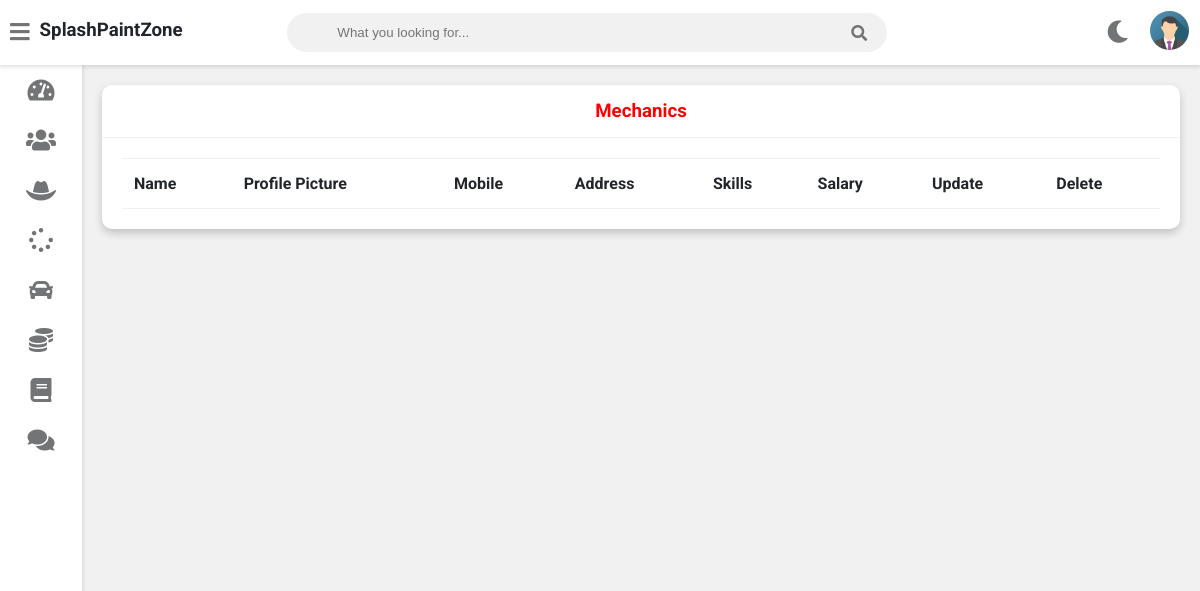
Before: /admin-view-mechanic (signed in) with the older database file.
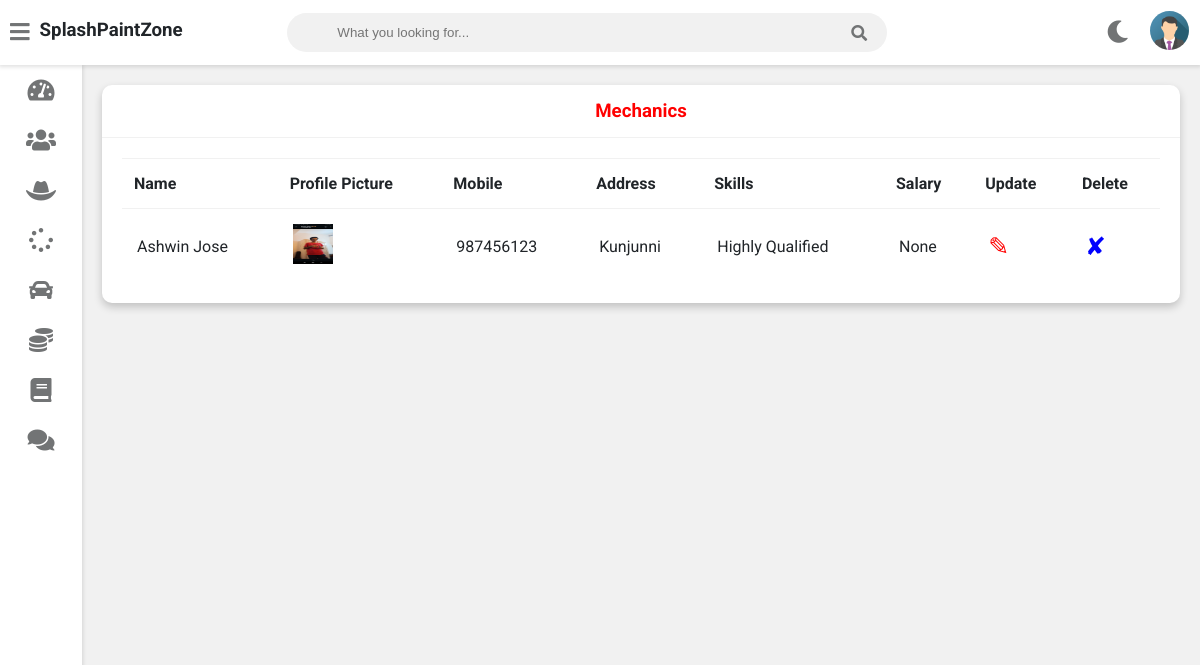
After: the same page with the newer database file.
### users/models.py (models this page shows, shortened)
class Mechanic(models.Model):
    user=models.OneToOneField(User,on_delete=models.CASCADE)
    profile_pic= models.ImageField(upload_to='profile_pic/MechanicProfilePic/',null=True,blank=True)
    address = models.CharField(max_length=40)
    mobile = models.CharField(max_length=20,null=False)
    skill = models.CharField(max_length=500,null=True)
    salary=models.PositiveIntegerField(null=True)
    status=models.BooleanField(default=False)
    @property
    def get_name(self):
        return self.user.first_name+" "+self.user.last_name

### users/views.py (the view)
# urls.py: path('admin-view-mechanic',views.admin_view_mechanic_view,name='admin-view-mechanic'),
@login_required(login_url='adminlogin')
def admin_view_mechanic_view(request):
    mechanics=models.Mechanic.objects.all()
    return render(request,'admin/admin_view_mechanic.html',{'mechanics':mechanics})

### users/templates/admin/admin_view_mechanic.html
{% extends 'admin/adminbase.html' %}
{% block content %}
{% load static %}
	<div class="wrapper">
		<div class="row">
			<div class="col-12 col-m-12 col-sm-12">
				<div class="card">
					<div class="card-header">
						<h3 style="color:red; text-align:center" >Mechanics
						</h3>
					</div>
					<div class="card-content">
						<table>
							<thead>
                <tr>
                  <th>Name</th>
                  <th>Profile Picture</th>
                  <th>Mobile</th>
                  <th>Address</th>
                  <th>Skills</th>
                  <th>Salary</th>
                  <th>Update</th>
                  <th>Delete</th>
                </tr>
							</thead>
							<tbody>
              {% for m in mechanics %}
                <tr>
                  <td> {{m.get_name}}</td>
                  <td> <img src="{% static m.profile_pic.url %}" alt="Profile Pic" height="40px" width="40px" /></td>
                  <td>{{m.mobile}}</td>
                  <td>{{m.address}}</td>
                  <td>{{m.skill}}</td>
                  <td>{{m.salary}}</td>
                  <td><a  style="color:red; text-decoration:none;font-size:25px;" href="{% url 'update-mechanic' m.id  %}">&#9998;</a></td>
                  <td><a style="color:blue; text-decoration:none;font-size:25px;"href="{% url 'delete-mechanic' m.id  %}">&#10008;</a></td>
                </tr>
                {% endfor %}
							</tbody>
						</table>
					</div>
				</div>
			</div>
		</div>
<br><br><br><br><br><br><br><br><br><br><br><br><br><br><br><br>
	</div>
{% endblock content %}

Changed rows visible on the page:
added Mechanic: get_name "Ashwin Jose", profile_pic (picture), mobile "987456123", address "Kunjunni", skill "Highly Qualified", salary "None"
